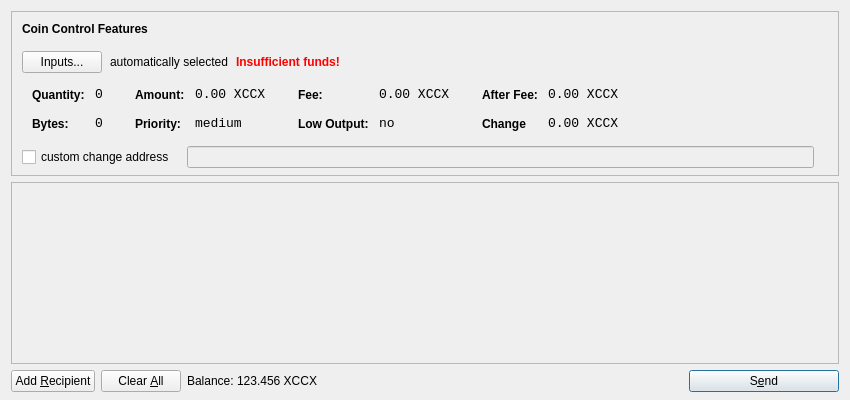
<?xml version="1.0" encoding="UTF-8"?>
<ui version="4.0">
 <class>SendCoinsDialog</class>
 <widget class="QDialog" name="SendCoinsDialog">
  <property name="geometry">
   <rect>
    <x>0</x>
    <y>0</y>
    <width>850</width>
    <height>400</height>
   </rect>
  </property>
  <property name="windowTitle">
   <string>Send Coins</string>
  </property>
  <layout class="QVBoxLayout" name="verticalLayout" stretch="0,1,0">
   <property name="bottomMargin">
    <number>8</number>
   </property>
   <item>
    <widget class="QFrame" name="frameCoinControl">
     <property name="sizePolicy">
      <sizepolicy hsizetype="Expanding" vsizetype="Expanding">
       <horstretch>0</horstretch>
       <verstretch>0</verstretch>
      </sizepolicy>
     </property>
     <property name="maximumSize">
      <size>
       <width>16777215</width>
       <height>16777215</height>
      </size>
     </property>
     <property name="frameShape">
      <enum>QFrame::StyledPanel</enum>
     </property>
     <property name="frameShadow">
      <enum>QFrame::Sunken</enum>
     </property>
     <layout class="QVBoxLayout" name="verticalLayoutCoinControl2">
      <property name="spacing">
       <number>-1</number>
      </property>
      <property name="leftMargin">
       <number>0</number>
      </property>
      <property name="topMargin">
       <number>0</number>
      </property>
      <property name="rightMargin">
       <number>0</number>
      </property>
      <property name="bottomMargin">
       <number>6</number>
      </property>
      <item>
       <layout class="QVBoxLayout" name="verticalLayoutCoinControl" stretch="0,0,0,0,1">
        <property name="spacing">
         <number>0</number>
        </property>
        <property name="leftMargin">
         <number>10</number>
        </property>
        <property name="topMargin">
         <number>10</number>
        </property>
        <item>
         <layout class="QHBoxLayout" name="horizontalLayoutCoinControl1">
          <property name="bottomMargin">
           <number>15</number>
          </property>
          <item>
           <widget class="QLabel" name="labelCoinControlFeatures">
            <property name="sizePolicy">
             <sizepolicy hsizetype="Preferred" vsizetype="Maximum">
              <horstretch>0</horstretch>
              <verstretch>0</verstretch>
             </sizepolicy>
            </property>
            <property name="font">
             <font>
              <weight>75</weight>
              <bold>true</bold>
             </font>
            </property>
            <property name="styleSheet">
             <string notr="true">font-weight:bold;</string>
            </property>
            <property name="text">
             <string>Coin Control Features</string>
            </property>
           </widget>
          </item>
         </layout>
        </item>
        <item>
         <layout class="QHBoxLayout" name="horizontalLayoutCoinControl2" stretch="0,0,0,0">
          <property name="spacing">
           <number>8</number>
          </property>
          <property name="bottomMargin">
           <number>10</number>
          </property>
          <item>
           <widget class="QPushButton" name="pushButtonCoinControl">
            <property name="styleSheet">
             <string notr="true"/>
            </property>
            <property name="text">
             <string>Inputs...</string>
            </property>
           </widget>
          </item>
          <item>
           <widget class="QLabel" name="labelCoinControlAutomaticallySelected">
            <property name="text">
             <string>automatically selected</string>
            </property>
            <property name="margin">
             <number>5</number>
            </property>
           </widget>
          </item>
          <item>
           <widget class="QLabel" name="labelCoinControlInsuffFunds">
            <property name="font">
             <font>
              <weight>75</weight>
              <bold>true</bold>
             </font>
            </property>
            <property name="styleSheet">
             <string notr="true">color:red;font-weight:bold;</string>
            </property>
            <property name="text">
             <string>Insufficient funds!</string>
            </property>
            <property name="margin">
             <number>5</number>
            </property>
           </widget>
          </item>
          <item>
           <spacer name="horizontalSpacerCoinControl">
            <property name="orientation">
             <enum>Qt::Horizontal</enum>
            </property>
            <property name="sizeHint" stdset="0">
             <size>
              <width>40</width>
              <height>1</height>
             </size>
            </property>
           </spacer>
          </item>
         </layout>
        </item>
        <item>
         <widget class="QWidget" name="widgetCoinControl" native="true">
          <property name="sizePolicy">
           <sizepolicy hsizetype="Preferred" vsizetype="Preferred">
            <horstretch>0</horstretch>
            <verstretch>0</verstretch>
           </sizepolicy>
          </property>
          <property name="minimumSize">
           <size>
            <width>0</width>
            <height>0</height>
           </size>
          </property>
          <property name="styleSheet">
           <string notr="true"/>
          </property>
          <layout class="QHBoxLayout" name="horizontalLayoutCoinControl5">
           <property name="margin">
            <number>0</number>
           </property>
           <item>
            <layout class="QHBoxLayout" name="horizontalLayoutCoinControl3" stretch="0,0,0,1">
             <property name="spacing">
              <number>20</number>
             </property>
             <property name="topMargin">
              <number>0</number>
             </property>
             <property name="bottomMargin">
              <number>10</number>
             </property>
             <item>
              <layout class="QFormLayout" name="formLayoutCoinControl1">
               <property name="horizontalSpacing">
                <number>10</number>
               </property>
               <property name="verticalSpacing">
                <number>14</number>
               </property>
               <property name="leftMargin">
                <number>10</number>
               </property>
               <property name="topMargin">
                <number>4</number>
               </property>
               <property name="rightMargin">
                <number>6</number>
               </property>
               <item row="0" column="0">
                <widget class="QLabel" name="labelCoinControlQuantityText">
                 <property name="styleSheet">
                  <string notr="true">font-weight:bold;</string>
                 </property>
                 <property name="text">
                  <string>Quantity:</string>
                 </property>
                 <property name="margin">
                  <number>0</number>
                 </property>
                </widget>
               </item>
               <item row="0" column="1">
                <widget class="QLabel" name="labelCoinControlQuantity">
                 <property name="font">
                  <font>
                   <family>Monospace</family>
                   <pointsize>10</pointsize>
                  </font>
                 </property>
                 <property name="cursor">
                  <cursorShape>IBeamCursor</cursorShape>
                 </property>
                 <property name="contextMenuPolicy">
                  <enum>Qt::ActionsContextMenu</enum>
                 </property>
                 <property name="text">
                  <string>0</string>
                 </property>
                 <property name="margin">
                  <number>0</number>
                 </property>
                 <property name="textInteractionFlags">
                  <set>Qt::LinksAccessibleByMouse|Qt::TextSelectableByKeyboard|Qt::TextSelectableByMouse</set>
                 </property>
                </widget>
               </item>
               <item row="1" column="0">
                <widget class="QLabel" name="labelCoinControlBytesText">
                 <property name="styleSheet">
                  <string notr="true">font-weight:bold;</string>
                 </property>
                 <property name="text">
                  <string>Bytes:</string>
                 </property>
                </widget>
               </item>
               <item row="1" column="1">
                <widget class="QLabel" name="labelCoinControlBytes">
                 <property name="font">
                  <font>
                   <family>Monospace</family>
                   <pointsize>10</pointsize>
                  </font>
                 </property>
                 <property name="cursor">
                  <cursorShape>IBeamCursor</cursorShape>
                 </property>
                 <property name="contextMenuPolicy">
                  <enum>Qt::ActionsContextMenu</enum>
                 </property>
                 <property name="text">
                  <string>0</string>
                 </property>
                 <property name="textInteractionFlags">
                  <set>Qt::LinksAccessibleByMouse|Qt::TextSelectableByKeyboard|Qt::TextSelectableByMouse</set>
                 </property>
                </widget>
               </item>
              </layout>
             </item>
             <item>
              <layout class="QFormLayout" name="formLayoutCoinControl2">
               <property name="horizontalSpacing">
                <number>10</number>
               </property>
               <property name="verticalSpacing">
                <number>14</number>
               </property>
               <property name="leftMargin">
                <number>6</number>
               </property>
               <property name="topMargin">
                <number>4</number>
               </property>
               <property name="rightMargin">
                <number>6</number>
               </property>
               <item row="0" column="0">
                <widget class="QLabel" name="labelCoinControlAmountText">
                 <property name="styleSheet">
                  <string notr="true">font-weight:bold;</string>
                 </property>
                 <property name="text">
                  <string>Amount:</string>
                 </property>
                 <property name="margin">
                  <number>0</number>
                 </property>
                </widget>
               </item>
               <item row="0" column="1">
                <widget class="QLabel" name="labelCoinControlAmount">
                 <property name="font">
                  <font>
                   <family>Monospace</family>
                   <pointsize>10</pointsize>
                  </font>
                 </property>
                 <property name="cursor">
                  <cursorShape>IBeamCursor</cursorShape>
                 </property>
                 <property name="contextMenuPolicy">
                  <enum>Qt::ActionsContextMenu</enum>
                 </property>
                 <property name="text">
                  <string>0.00 XCCX</string>
                 </property>
                 <property name="textInteractionFlags">
                  <set>Qt::LinksAccessibleByMouse|Qt::TextSelectableByKeyboard|Qt::TextSelectableByMouse</set>
                 </property>
                </widget>
               </item>
               <item row="1" column="0">
                <widget class="QLabel" name="labelCoinControlPriorityText">
                 <property name="styleSheet">
                  <string notr="true">font-weight:bold;</string>
                 </property>
                 <property name="text">
                  <string>Priority:</string>
                 </property>
                </widget>
               </item>
               <item row="1" column="1">
                <widget class="QLabel" name="labelCoinControlPriority">
                 <property name="font">
                  <font>
                   <family>Monospace</family>
                   <pointsize>10</pointsize>
                  </font>
                 </property>
                 <property name="cursor">
                  <cursorShape>IBeamCursor</cursorShape>
                 </property>
                 <property name="contextMenuPolicy">
                  <enum>Qt::ActionsContextMenu</enum>
                 </property>
                 <property name="text">
                  <string>medium</string>
                 </property>
                 <property name="textInteractionFlags">
                  <set>Qt::LinksAccessibleByMouse|Qt::TextSelectableByKeyboard|Qt::TextSelectableByMouse</set>
                 </property>
                </widget>
               </item>
              </layout>
             </item>
             <item>
              <layout class="QFormLayout" name="formLayoutCoinControl3">
               <property name="horizontalSpacing">
                <number>10</number>
               </property>
               <property name="verticalSpacing">
                <number>14</number>
               </property>
               <property name="leftMargin">
                <number>6</number>
               </property>
               <property name="topMargin">
                <number>4</number>
               </property>
               <property name="rightMargin">
                <number>6</number>
               </property>
               <item row="0" column="0">
                <widget class="QLabel" name="labelCoinControlFeeText">
                 <property name="styleSheet">
                  <string notr="true">font-weight:bold;</string>
                 </property>
                 <property name="text">
                  <string>Fee:</string>
                 </property>
                 <property name="margin">
                  <number>0</number>
                 </property>
                </widget>
               </item>
               <item row="0" column="1">
                <widget class="QLabel" name="labelCoinControlFee">
                 <property name="font">
                  <font>
                   <family>Monospace</family>
                   <pointsize>10</pointsize>
                  </font>
                 </property>
                 <property name="cursor">
                  <cursorShape>IBeamCursor</cursorShape>
                 </property>
                 <property name="contextMenuPolicy">
                  <enum>Qt::ActionsContextMenu</enum>
                 </property>
                 <property name="text">
                  <string>0.00 XCCX</string>
                 </property>
                 <property name="textInteractionFlags">
                  <set>Qt::LinksAccessibleByMouse|Qt::TextSelectableByKeyboard|Qt::TextSelectableByMouse</set>
                 </property>
                </widget>
               </item>
               <item row="1" column="0">
                <widget class="QLabel" name="labelCoinControlLowOutputText">
                 <property name="styleSheet">
                  <string notr="true">font-weight:bold;</string>
                 </property>
                 <property name="text">
                  <string>Low Output:</string>
                 </property>
                </widget>
               </item>
               <item row="1" column="1">
                <widget class="QLabel" name="labelCoinControlLowOutput">
                 <property name="font">
                  <font>
                   <family>Monospace</family>
                   <pointsize>10</pointsize>
                  </font>
                 </property>
                 <property name="cursor">
                  <cursorShape>IBeamCursor</cursorShape>
                 </property>
                 <property name="contextMenuPolicy">
                  <enum>Qt::ActionsContextMenu</enum>
                 </property>
                 <property name="text">
                  <string>no</string>
                 </property>
                 <property name="textInteractionFlags">
                  <set>Qt::LinksAccessibleByMouse|Qt::TextSelectableByKeyboard|Qt::TextSelectableByMouse</set>
                 </property>
                </widget>
               </item>
              </layout>
             </item>
             <item>
              <layout class="QFormLayout" name="formLayoutCoinControl4">
               <property name="horizontalSpacing">
                <number>10</number>
               </property>
               <property name="verticalSpacing">
                <number>14</number>
               </property>
               <property name="leftMargin">
                <number>6</number>
               </property>
               <property name="topMargin">
                <number>4</number>
               </property>
               <property name="rightMargin">
                <number>6</number>
               </property>
               <item row="0" column="0">
                <widget class="QLabel" name="labelCoinControlAfterFeeText">
                 <property name="styleSheet">
                  <string notr="true">font-weight:bold;</string>
                 </property>
                 <property name="text">
                  <string>After Fee:</string>
                 </property>
                 <property name="margin">
                  <number>0</number>
                 </property>
                </widget>
               </item>
               <item row="0" column="1">
                <widget class="QLabel" name="labelCoinControlAfterFee">
                 <property name="font">
                  <font>
                   <family>Monospace</family>
                   <pointsize>10</pointsize>
                  </font>
                 </property>
                 <property name="cursor">
                  <cursorShape>IBeamCursor</cursorShape>
                 </property>
                 <property name="contextMenuPolicy">
                  <enum>Qt::ActionsContextMenu</enum>
                 </property>
                 <property name="text">
                  <string>0.00 XCCX</string>
                 </property>
                 <property name="textInteractionFlags">
                  <set>Qt::LinksAccessibleByMouse|Qt::TextSelectableByKeyboard|Qt::TextSelectableByMouse</set>
                 </property>
                </widget>
               </item>
               <item row="1" column="0">
                <widget class="QLabel" name="labelCoinControlChangeText">
                 <property name="styleSheet">
                  <string notr="true">font-weight:bold;</string>
                 </property>
                 <property name="text">
                  <string>Change</string>
                 </property>
                </widget>
               </item>
               <item row="1" column="1">
                <widget class="QLabel" name="labelCoinControlChange">
                 <property name="font">
                  <font>
                   <family>Monospace</family>
                   <pointsize>10</pointsize>
                  </font>
                 </property>
                 <property name="cursor">
                  <cursorShape>IBeamCursor</cursorShape>
                 </property>
                 <property name="contextMenuPolicy">
                  <enum>Qt::ActionsContextMenu</enum>
                 </property>
                 <property name="text">
                  <string>0.00 XCCX</string>
                 </property>
                 <property name="textInteractionFlags">
                  <set>Qt::LinksAccessibleByMouse|Qt::TextSelectableByKeyboard|Qt::TextSelectableByMouse</set>
                 </property>
                </widget>
               </item>
              </layout>
             </item>
            </layout>
           </item>
          </layout>
         </widget>
        </item>
        <item>
         <layout class="QHBoxLayout" name="horizontalLayoutCoinControl4" stretch="0,0,0">
          <property name="spacing">
           <number>12</number>
          </property>
          <property name="sizeConstraint">
           <enum>QLayout::SetDefaultConstraint</enum>
          </property>
          <property name="topMargin">
           <number>5</number>
          </property>
          <property name="rightMargin">
           <number>5</number>
          </property>
          <item>
           <widget class="QCheckBox" name="checkBoxCoinControlChange">
            <property name="text">
             <string>custom change address</string>
            </property>
           </widget>
          </item>
          <item>
           <widget class="QLineEdit" name="lineEditCoinControlChange">
            <property name="enabled">
             <bool>false</bool>
            </property>
            <property name="sizePolicy">
             <sizepolicy hsizetype="Expanding" vsizetype="Fixed">
              <horstretch>0</horstretch>
              <verstretch>0</verstretch>
             </sizepolicy>
            </property>
           </widget>
          </item>
          <item>
           <widget class="QLabel" name="labelCoinControlChangeLabel">
            <property name="sizePolicy">
             <sizepolicy hsizetype="Preferred" vsizetype="Expanding">
              <horstretch>0</horstretch>
              <verstretch>0</verstretch>
             </sizepolicy>
            </property>
            <property name="minimumSize">
             <size>
              <width>0</width>
              <height>0</height>
             </size>
            </property>
            <property name="text">
             <string/>
            </property>
            <property name="margin">
             <number>3</number>
            </property>
           </widget>
          </item>
         </layout>
        </item>
        <item>
         <spacer name="verticalSpacerCoinControl">
          <property name="orientation">
           <enum>Qt::Vertical</enum>
          </property>
          <property name="sizeHint" stdset="0">
           <size>
            <width>800</width>
            <height>1</height>
           </size>
          </property>
         </spacer>
        </item>
       </layout>
      </item>
     </layout>
    </widget>
   </item>
   <item>
    <widget class="QScrollArea" name="scrollArea">
     <property name="widgetResizable">
      <bool>true</bool>
     </property>
     <widget class="QWidget" name="scrollAreaWidgetContents">
      <property name="geometry">
       <rect>
        <x>0</x>
        <y>0</y>
        <width>830</width>
        <height>165</height>
       </rect>
      </property>
      <layout class="QVBoxLayout" name="verticalLayout_2">
       <property name="margin">
        <number>0</number>
       </property>
       <item>
        <layout class="QVBoxLayout" name="entries">
         <property name="spacing">
          <number>6</number>
         </property>
        </layout>
       </item>
       <item>
        <spacer name="verticalSpacer">
         <property name="orientation">
          <enum>Qt::Vertical</enum>
         </property>
         <property name="sizeHint" stdset="0">
          <size>
           <width>20</width>
           <height>40</height>
          </size>
         </property>
        </spacer>
       </item>
      </layout>
     </widget>
    </widget>
   </item>
   <item>
    <layout class="QHBoxLayout" name="horizontalLayout">
     <item>
      <widget class="QPushButton" name="addButton">
       <property name="toolTip">
        <string>Send to multiple recipients at once</string>
       </property>
       <property name="text">
        <string>Add &amp;Recipient</string>
       </property>
       <property name="icon">
        <iconset resource="../bitcoin.qrc">
         <normaloff>:/icons/add</normaloff>:/icons/add</iconset>
       </property>
       <property name="autoDefault">
        <bool>false</bool>
       </property>
      </widget>
     </item>
     <item>
      <widget class="QPushButton" name="clearButton">
       <property name="sizePolicy">
        <sizepolicy hsizetype="Minimum" vsizetype="Fixed">
         <horstretch>0</horstretch>
         <verstretch>0</verstretch>
        </sizepolicy>
       </property>
       <property name="toolTip">
        <string>Remove all transaction fields</string>
       </property>
       <property name="text">
        <string>Clear &amp;All</string>
       </property>
       <property name="icon">
        <iconset resource="../bitcoin.qrc">
         <normaloff>:/icons/remove</normaloff>:/icons/remove</iconset>
       </property>
       <property name="autoRepeatDelay">
        <number>300</number>
       </property>
       <property name="autoDefault">
        <bool>false</bool>
       </property>
      </widget>
     </item>
     <item>
      <layout class="QHBoxLayout" name="horizontalLayout_2">
       <property name="spacing">
        <number>3</number>
       </property>
       <item>
        <widget class="QLabel" name="label">
         <property name="sizePolicy">
          <sizepolicy hsizetype="Preferred" vsizetype="Fixed">
           <horstretch>0</horstretch>
           <verstretch>0</verstretch>
          </sizepolicy>
         </property>
         <property name="text">
          <string>Balance:</string>
         </property>
        </widget>
       </item>
       <item>
        <widget class="QLabel" name="labelBalance">
         <property name="sizePolicy">
          <sizepolicy hsizetype="Preferred" vsizetype="Fixed">
           <horstretch>0</horstretch>
           <verstretch>0</verstretch>
          </sizepolicy>
         </property>
         <property name="cursor">
          <cursorShape>IBeamCursor</cursorShape>
         </property>
         <property name="text">
          <string>123.456 XCCX</string>
         </property>
         <property name="textInteractionFlags">
          <set>Qt::LinksAccessibleByMouse|Qt::TextSelectableByKeyboard|Qt::TextSelectableByMouse</set>
         </property>
        </widget>
       </item>
      </layout>
     </item>
     <item>
      <spacer name="horizontalSpacer">
       <property name="orientation">
        <enum>Qt::Horizontal</enum>
       </property>
       <property name="sizeHint" stdset="0">
        <size>
         <width>40</width>
         <height>20</height>
        </size>
       </property>
      </spacer>
     </item>
     <item>
      <widget class="QPushButton" name="sendButton">
       <property name="minimumSize">
        <size>
         <width>150</width>
         <height>0</height>
        </size>
       </property>
       <property name="toolTip">
        <string>Confirm the send action</string>
       </property>
       <property name="text">
        <string>S&amp;end</string>
       </property>
       <property name="icon">
        <iconset resource="../bitcoin.qrc">
         <normaloff>:/icons/send</normaloff>:/icons/send</iconset>
       </property>
       <property name="default">
        <bool>true</bool>
       </property>
      </widget>
     </item>
    </layout>
   </item>
  </layout>
 </widget>
 <resources>
  <include location="../bitcoin.qrc"/>
 </resources>
 <connections/>
</ui>
